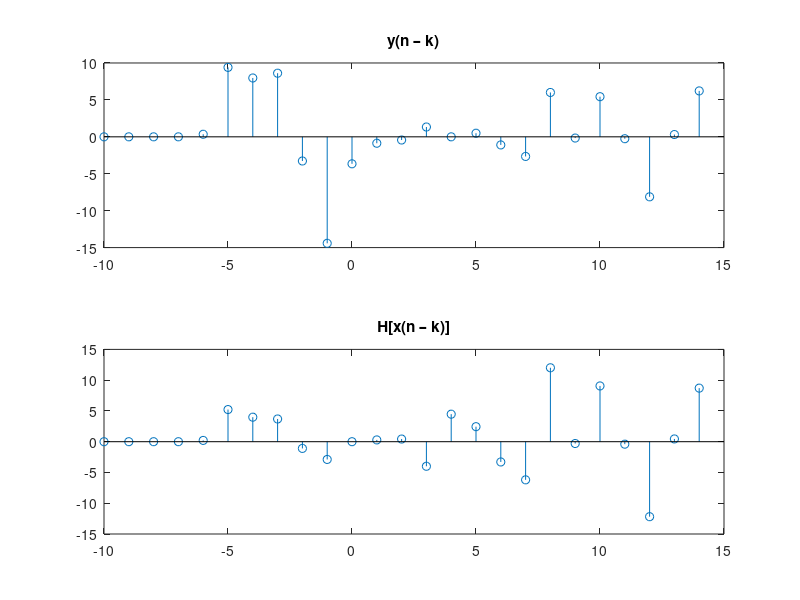

The MATLAB source for this figure:
n = -10:10;
x = randn(size(n)); %Tín hiệu x ngẫu nhiên
y = n.*x; %y(n) = nx(n)
ynk = [0 0 0 0 y]; %Dịch phải y(n) 4 mẫu -> y(n – 4)
x1 = [0 0 0 0 x]; %Dịch phải x(n) 4 mẫu
n1 = [n 11:14]; % Bổ sung them giá trị cho n
yn = n1.*x1; % yn = H[x(n – 4)]
subplot(211), stem(n1,ynk), title('y(n – k)');
subplot(212), stem(n1,yn), title('H[x(n – k)]');

%Ket luan: Ko bat bien